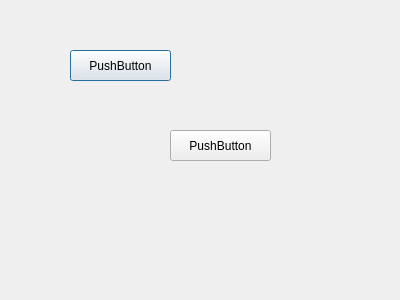
<?xml version="1.0" encoding="UTF-8"?>
<ui version="4.0">
 <class>Dialog</class>
 <widget class="QDialog" name="Dialog">
  <property name="geometry">
   <rect>
    <x>0</x>
    <y>0</y>
    <width>400</width>
    <height>300</height>
   </rect>
  </property>
  <property name="windowTitle">
   <string>Dialog</string>
  </property>
  <widget class="QPushButton" name="pushButton">
   <property name="geometry">
    <rect>
     <x>70</x>
     <y>50</y>
     <width>101</width>
     <height>31</height>
    </rect>
   </property>
   <property name="text">
    <string>PushButton</string>
   </property>
  </widget>
  <widget class="QPushButton" name="pushButton_2">
   <property name="geometry">
    <rect>
     <x>170</x>
     <y>130</y>
     <width>101</width>
     <height>31</height>
    </rect>
   </property>
   <property name="text">
    <string>PushButton</string>
   </property>
  </widget>
 </widget>
 <resources/>
 <connections/>
</ui>
